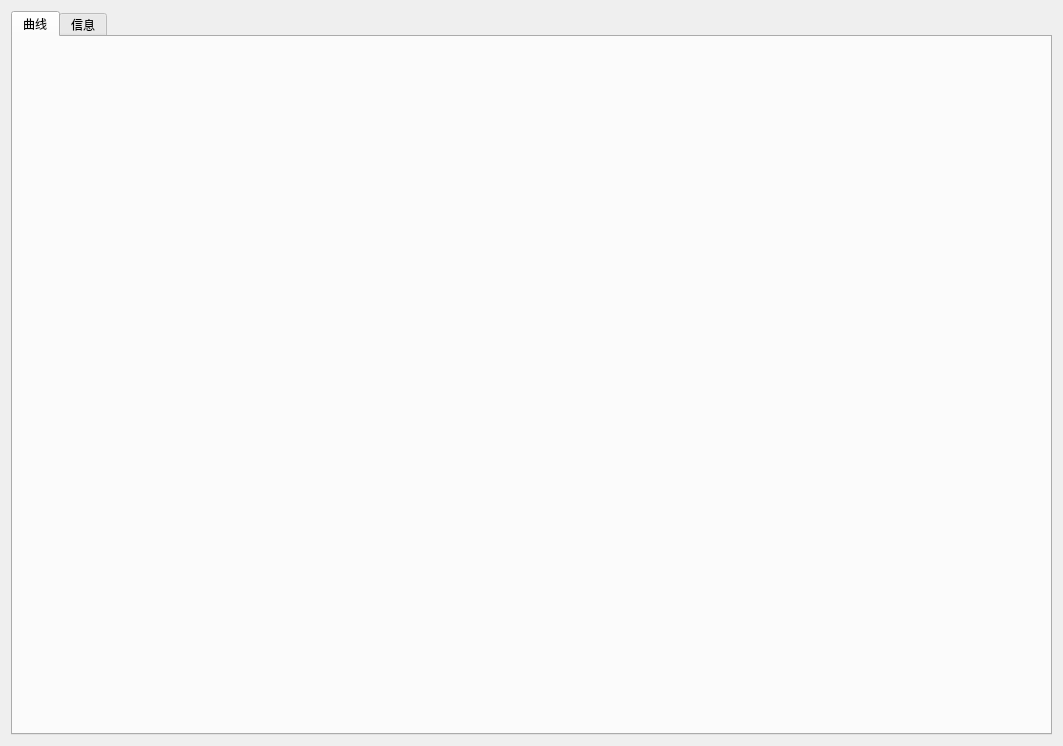
<?xml version="1.0" encoding="UTF-8"?>
<ui version="4.0">
 <class>PlotShowForm</class>
 <widget class="QWidget" name="PlotShowForm">
  <property name="geometry">
   <rect>
    <x>0</x>
    <y>0</y>
    <width>1063</width>
    <height>746</height>
   </rect>
  </property>
  <property name="windowTitle">
   <string>Form</string>
  </property>
  <layout class="QVBoxLayout" name="verticalLayout_4">
   <item>
    <widget class="QTabWidget" name="tabWidget">
     <property name="currentIndex">
      <number>0</number>
     </property>
     <widget class="QWidget" name="tab">
      <attribute name="title">
       <string>曲线</string>
      </attribute>
      <layout class="QVBoxLayout" name="verticalLayout_2">
       <item>
        <layout class="QGridLayout" name="gridLayout">
         <item row="0" column="0">
          <widget class="AdvancedCurveViewer" name="WidgetPlotOne" native="true"/>
         </item>
         <item row="0" column="1">
          <widget class="AdvancedCurveViewer" name="WidgetPlotTwo" native="true"/>
         </item>
         <item row="1" column="0">
          <widget class="AdvancedCurveViewer" name="WidgetPlotThree" native="true"/>
         </item>
         <item row="1" column="1">
          <widget class="AdvancedCurveViewer" name="WidgetPlotFour" native="true"/>
         </item>
        </layout>
       </item>
      </layout>
     </widget>
     <widget class="QWidget" name="tab_2">
      <attribute name="title">
       <string>信息</string>
      </attribute>
      <layout class="QVBoxLayout" name="verticalLayout_3">
       <item>
        <layout class="QVBoxLayout" name="verticalLayout">
         <item>
          <widget class="QLabel" name="label">
           <property name="text">
            <string>信息：</string>
           </property>
          </widget>
         </item>
         <item>
          <widget class="QTableView" name="TableViewDriverBitInfo"/>
         </item>
        </layout>
       </item>
      </layout>
     </widget>
    </widget>
   </item>
  </layout>
 </widget>
 <customwidgets>
  <customwidget>
   <class>AdvancedCurveViewer</class>
   <extends>QWidget</extends>
   <header location="global">AdvancedCurveViewer.h</header>
   <container>1</container>
  </customwidget>
 </customwidgets>
 <resources/>
 <connections/>
</ui>
